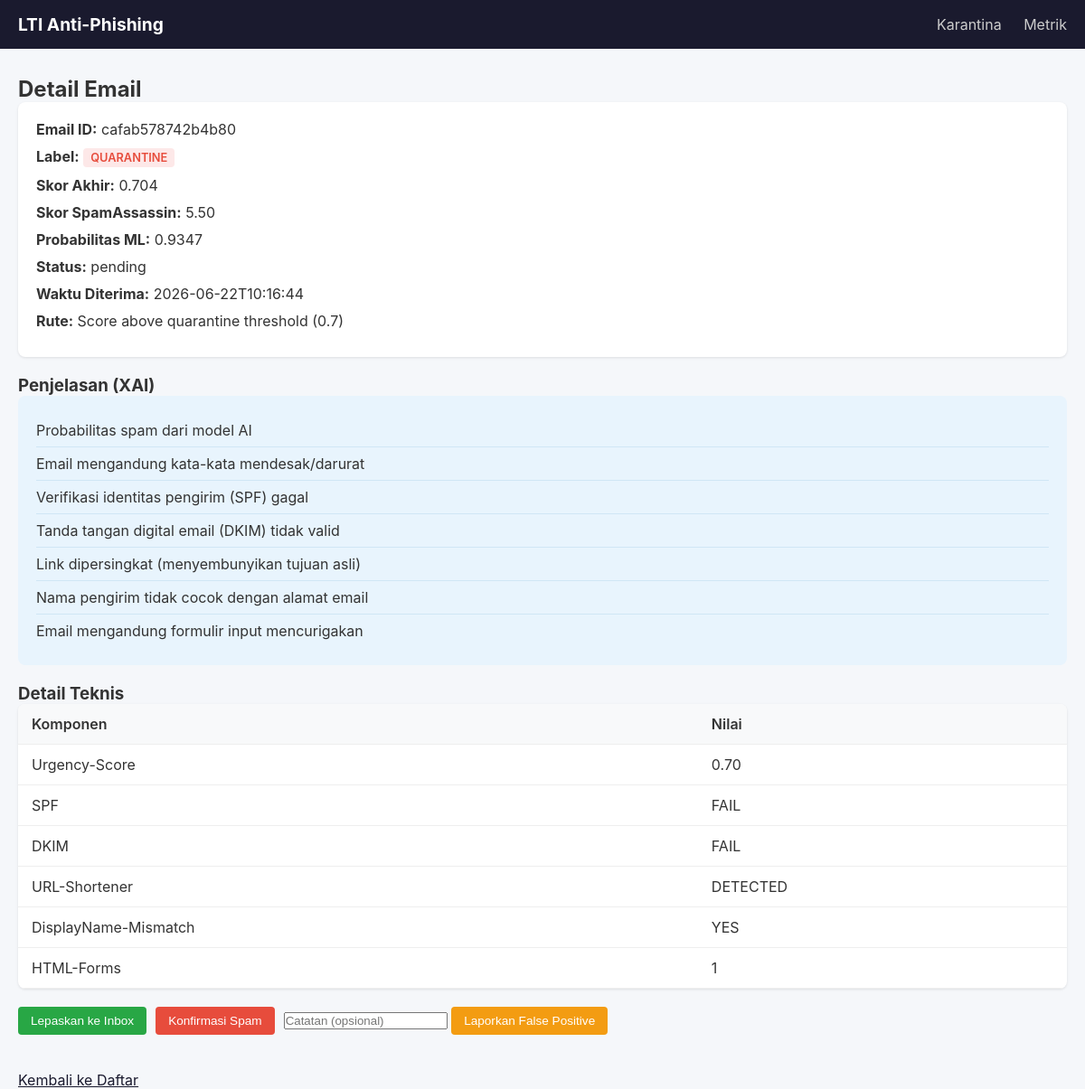
Page /email/cafab578742b4b80 on the committed database.
### database/models.py (models this page shows)
class QuarantineEmail(Base):
    __tablename__ = "quarantine_emails"
    id = Column(Integer, primary_key=True, autoincrement=True)
    email_id = Column(String(64), unique=True, nullable=False, index=True)
    received_at = Column(String(32), nullable=False)
    label = Column(String(16), nullable=False)
    fused_score = Column(Float, nullable=False)
    sa_score = Column(Float, default=0.0)
    ml_probability = Column(Float, default=0.0)
    xai_summary = Column(Text, default="")
    routing_reason = Column(Text, default="")
    raw_content_hash = Column(String(64), default="")
    status = Column(String(16), default=EmailStatus.PENDING.value)
    subject = Column(String(512), default="")
    sender = Column(String(256), default="")
    created_at = Column(DateTime, default=datetime.datetime.utcnow)

### dashboard/app.py (the view)
@app.get("/email/{email_id}")
async def email_detail(email_id: str, request: Request, db: Session = Depends(get_db)):
    email_record = db.query(QuarantineEmail).filter(
        QuarantineEmail.email_id == email_id
    ).first()
    if not email_record:
        raise HTTPException(404, "Email not found")
    xai_parts = email_record.xai_summary.split("; ") if email_record.xai_summary else []
    reasons = []
    for part in xai_parts:
        if ":" in part:
            key, val = part.split(":", 1)
            reasons.append({"key": key, "value": val})
    human_reasons = []
    reason_labels = {
        "SpamProb": "Probabilitas spam dari model AI",
        "Urgency-Score": "Email mengandung kata-kata mendesak/darurat",
        "Lookalike-Domain": "Link mengarah ke domain yang mirip lodaya.id",
        "SPF": "Verifikasi identitas pengirim (SPF) gagal",
        "DKIM": "Tanda tangan digital email (DKIM) tidak valid",
        "Executable-Attachment": "Email memiliki lampiran berbahaya",
        "URL-Shortener": "Link dipersingkat (menyembunyikan tujuan asli)",
        "DisplayName-Mismatch": "Nama pengirim tidak cocok dengan alamat email",
        "HTML-Forms": "Email mengandung formulir input mencurigakan",
        "FusedScore": "Skor akhir gabungan SA + ML",
    }
    for part in xai_parts:
        if "=" in part:
            key = part.split("=")[0]
        elif ":" in part:
            key = part.split(":")[0]
        else:
            key = part
        if key in reason_labels:
            human_reasons.append(reason_labels[key])
    return templates.TemplateResponse(request, "email_detail.html", {
        "email": email_record,
        "reasons": reasons,
        "human_reasons": human_reasons,
    })

### dashboard/templates/email_detail.html
{% extends "base.html" %}
{% block content %}
<h2>Detail Email</h2>
<div class="detail-card">
    <div class="detail-row"><strong>Email ID:</strong> {{ email.email_id }}</div>
    <div class="detail-row"><strong>Label:</strong>
        <span class="badge badge-{{ email.label.lower() }}">{{ email.label }}</span>
    </div>
    <div class="detail-row"><strong>Skor Akhir:</strong> {{ "%.3f"|format(email.fused_score) }}</div>
    <div class="detail-row"><strong>Skor SpamAssassin:</strong> {{ "%.2f"|format(email.sa_score) }}</div>
    <div class="detail-row"><strong>Probabilitas ML:</strong> {{ "%.4f"|format(email.ml_probability) }}</div>
    <div class="detail-row"><strong>Status:</strong> {{ email.status }}</div>
    <div class="detail-row"><strong>Waktu Diterima:</strong> {{ email.received_at[:19] }}</div>
    <div class="detail-row"><strong>Rute:</strong> {{ email.routing_reason }}</div>
</div>
<h3>Penjelasan (XAI)</h3>
<div class="xai-card">
    {% for reason in human_reasons %}
    <div class="xai-reason">{{ reason }}</div>
    {% endfor %}
</div>
<h3>Detail Teknis</h3>
<table class="email-table">
    <thead><tr><th>Komponen</th><th>Nilai</th></tr></thead>
    <tbody>
        {% for r in reasons %}
        <tr><td>{{ r.key }}</td><td>{{ r.value }}</td></tr>
        {% endfor %}
    </tbody>
</table>
<div class="action-bar">
    <form action="/email/{{ email.email_id }}/release" method="POST" style="display:inline">
        <button type="submit" class="btn btn-success">Lepaskan ke Inbox</button>
    </form>
    <form action="/email/{{ email.email_id }}/confirm-spam" method="POST" style="display:inline">
        <button type="submit" class="btn btn-danger">Konfirmasi Spam</button>
    </form>
    <form action="/email/{{ email.email_id }}/report-false-positive" method="POST" style="display:inline">
        <input type="text" name="notes" placeholder="Catatan (opsional)">
        <button type="submit" class="btn btn-warning">Laporkan False Positive</button>
    </form>
</div>
<a href="/" class="btn-back">Kembali ke Daftar</a>
{% endblock %}

### dashboard/static/style.css (style rules this page uses)
* { margin: 0; padding: 0; box-sizing: border-box; }
body { font-family: -apple-system, BlinkMacSystemFont, "Segoe UI", Roboto, Arial, sans-serif; background: #f5f7fa; color: #333; }
.email-table { width: 100%; border-collapse: collapse; background: #fff; border-radius: 8px; overflow: hidden; box-shadow: 0 1px 3px rgba(0,0,0,0.1); }
.email-table th, .email-table td { padding: 12px 15px; text-align: left; border-bottom: 1px solid #eee; }
.email-table th { background: #f8f9fa; font-weight: 600; }
.badge { display: inline-block; padding: 3px 8px; border-radius: 4px; font-size: 0.8rem; font-weight: 600; }
.badge-quarantine { background: #fde8e8; color: #e74c3c; }
.btn { padding: 8px 14px; border: none; border-radius: 4px; cursor: pointer; font-size: 0.85rem; }
.btn-success { background: #28a745; color: #fff; }
.btn-danger { background: #e74c3c; color: #fff; }
.btn-warning { background: #f39c12; color: #fff; }
.btn-back { display: inline-block; margin-top: 20px; color: #1a1a2e; }
.detail-card { background: #fff; padding: 20px; border-radius: 8px; box-shadow: 0 1px 3px rgba(0,0,0,0.1); margin-bottom: 20px; }
.detail-row { margin-bottom: 10px; }
.xai-card { background: #e8f4fd; padding: 20px; border-radius: 8px; margin-bottom: 20px; }
.xai-reason { padding: 8px 0; border-bottom: 1px solid #d0e6f5; }
.xai-reason:last-child { border-bottom: none; }
.action-bar { margin: 20px 0; display: flex; gap: 10px; flex-wrap: wrap; }

### rows in the picture
QuarantineEmail: email_id "cafab578742b4b80", label "QUARANTINE", fused_score "0.704", sa_score "5.50", ml_probability "0.9347", status "pending", received_at "2026-06-22T10:16:44", routing_reason "Score above quarantine threshold (0.7)"

### other values in the picture
{{ reason }} "Probabilitas spam dari model AI" "Email mengandung kata-kata mendesak/darurat" "Verifikasi identitas pengirim (SPF) gagal" "Tanda tangan digital email (DKIM) tidak valid" "Link dipersingkat (menyembunyikan tujuan asli)" "Nama pengirim tidak cocok dengan alamat email" "Email mengandung formulir input mencurigakan"
{{ r.key }} "Urgency-Score" "SPF" "DKIM" "URL-Shortener" "DisplayName-Mismatch" "HTML-Forms"
{{ r.value }} "0.70" "FAIL" "FAIL" "DETECTED" "YES" "1"
